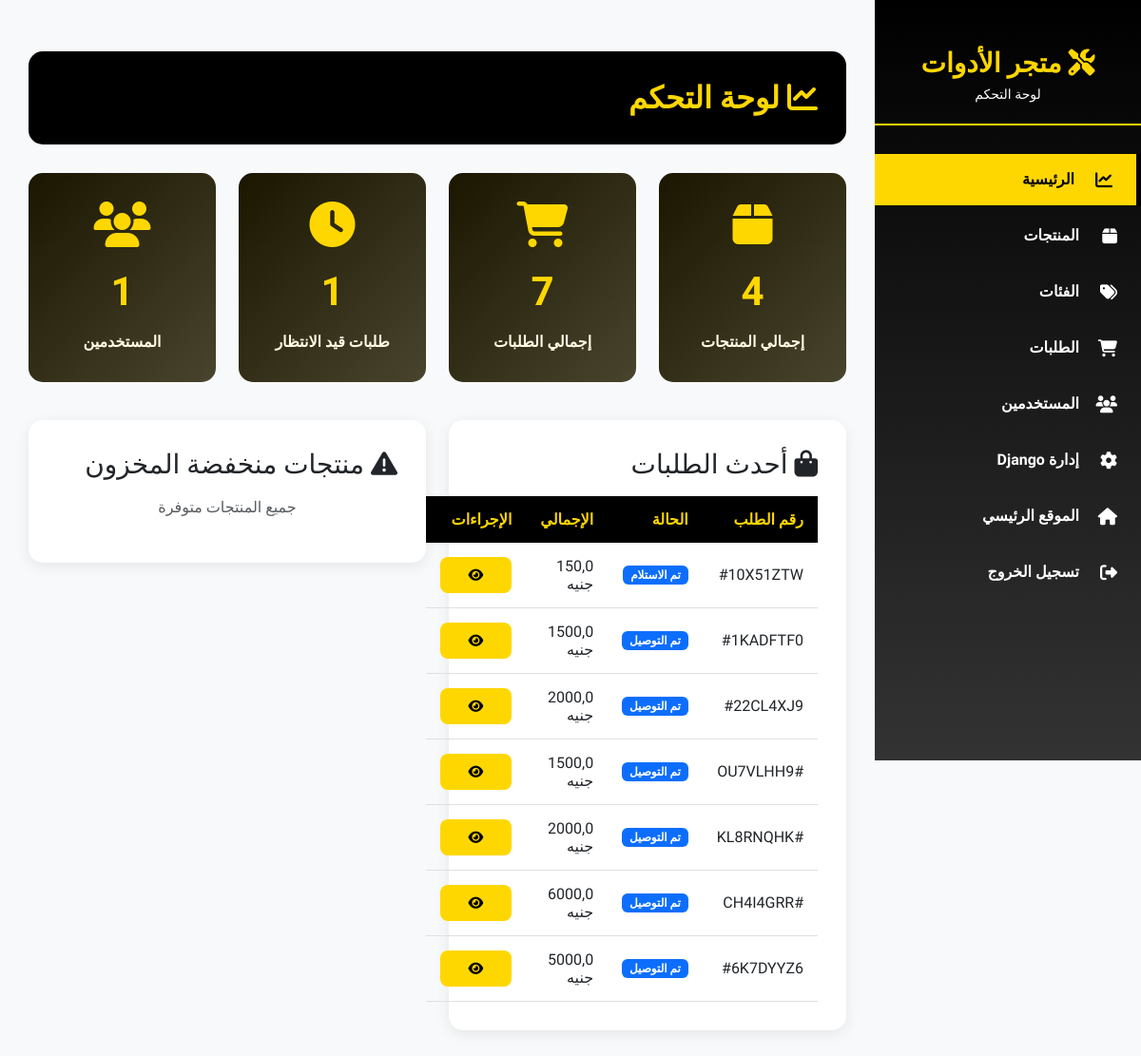
The page /admin-panel/ (signed in) on the database as committed earlier.
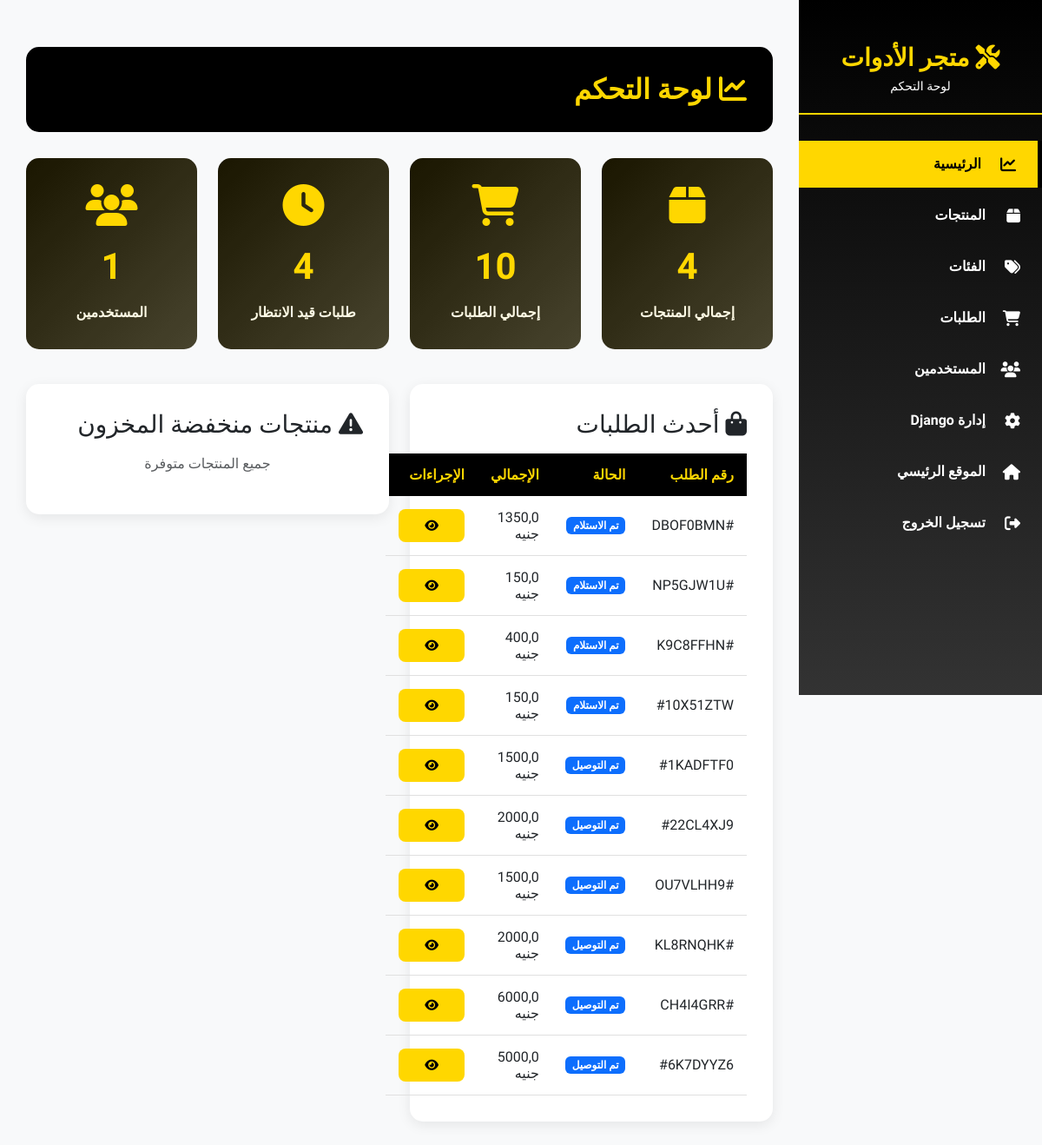
The same page on the database as committed later.
### orders/models.py (models this page shows, shortened)
class Order(models.Model):
    user = models.ForeignKey(CustomUser, related_name='order_owner', on_delete=models.SET_NULL, blank=True, null=True)
    status = models.CharField(choices=ORDER_STATUS, max_length=20, default='Received')
    code = models.CharField(default=generate_code, max_length=20)
    order_time = models.DateTimeField(default=timezone.now)
    delivery_time = models.DateTimeField(blank=True, null=True)  # Fixed spelling
    coupon = models.ForeignKey('Coupon', related_name='order_coupon', on_delete=models.SET_NULL, blank=True, null=True)
    address = models.ForeignKey(OrderAddress, related_name='orders', on_delete=models.SET_NULL, null=True, blank=True)
    subtotal = models.FloatField('المجموع الفرعي', default=0)
    delivery_fee = models.FloatField('رسوم التوصيل', default=0)
    discount = models.FloatField('الخصم', default=0)
    total = models.FloatField('الإجمالي', blank=True, null=True)
    total_with_coupon = models.FloatField(blank=True, null=True)
    class Meta:
        ordering = ['-order_time']

### admin_panel/views.py (the view)
# urls.py: path('', views.admin_dashboard, name='dashboard'),
@admin_required
def admin_dashboard(request):
    total_products = Product.objects.filter(is_active=True).count()
    total_orders = Order.objects.count()
    pending_orders = Order.objects.filter(status='Received').count()
    total_users = CustomUser.objects.count()
    recent_orders = Order.objects.all().order_by('-order_time')[:10]
    low_stock_products = ProductColor.objects.filter(quantity__lt=10).order_by('quantity')[:5]
    current_month = timezone.now().month
    current_year = timezone.now().year
    monthly_revenue = Order.objects.filter(
        order_time__month=current_month,
        order_time__year=current_year
    ).aggregate(total=Sum('total'))['total'] or 0
    context = {
        'total_products': total_products,
        'total_orders': total_orders,
        'pending_orders': pending_orders,
        'total_users': total_users,
        'recent_orders': recent_orders,
        'low_stock_products': low_stock_products,
        'monthly_revenue': monthly_revenue,
    }
    return render(request, 'admin_panel/dashboard.html', context)

### accounts/custom_context_processor.py (called while the page is built)
def custom_user_context(request):
    if request.user.is_authenticated:
        user = request.user
        return {
            'user': user,
        }
    return {}

### orders/cart_context_processor.py (called while the page is built, shortened)
def get_cart_data(request):
    if request.user.is_authenticated:
        cart, created = Cart.objects.get_or_create(user=request.user, status='Inprogress')
        cart_detail = CartDetail.objects.filter(cart=cart)
        return {
            'cart_data': cart,
            'cart_detail_data': cart_detail,
        }

### admin_panel/templates/admin_panel/dashboard.html (shortened to what this page needs)
{% extends 'admin_panel/base.html' %}
{% load i18n %}
{% block content %}
<div class="page-header">
 <h1>
  <i class="fas fa-chart-line">
  </i>
  {% trans "لوحة التحكم" %}
 </h1>
</div>
<div class="row mb-4">
 <div class="col-md-3 mb-3">
  <div class="stat-card">
   <div class="stat-icon">
    <i class="fas fa-box">
    </i>
   </div>
   <div class="stat-value">
    {{ total_products }}
   </div>
   <div class="stat-label">
    {% trans "إجمالي المنتجات" %}
   </div>
  </div>
 </div>
 <div class="col-md-3 mb-3">
  <div class="stat-card">
   <div class="stat-icon">
    <i class="fas fa-shopping-cart">
    </i>
   </div>
   <div class="stat-value">
    {{ total_orders }}
   </div>
   <div class="stat-label">
    {% trans "إجمالي الطلبات" %}
   </div>
  </div>
 </div>
 <div class="col-md-3 mb-3">
  <div class="stat-card">
   <div class="stat-icon">
    <i class="fas fa-clock">
    </i>
   </div>
   <div class="stat-value">
    {{ pending_orders }}
   </div>
   <div class="stat-label">
    {% trans "طلبات قيد الانتظار" %}
   </div>
  </div>
 </div>
 <div class="col-md-3 mb-3">
  <div class="stat-card">
   <div class="stat-icon">
    <i class="fas fa-users">
    </i>
   </div>
   <div class="stat-value">
    {{ total_users }}
   </div>
   <div class="stat-label">
    {% trans "المستخدمين" %}
   </div>
  </div>
 </div>
</div>
<div class="row">
 <div class="col-md-6 mb-4">
  <div class="content-card">
   <h3 class="mb-3">
    <i class="fas fa-shopping-bag">
    </i>
    {% trans "أحدث الطلبات" %}
   </h3>
   {% if recent_orders %}
   <table class="admin-table">
    <thead>
     <tr>
      <th>
       {% trans "رقم الطلب" %}
      </th>
      <th>
       {% trans "الحالة" %}
      </th>
      <th>
       {% trans "الإجمالي" %}
      </th>
      <th>
       {% trans "الإجراءات" %}
      </th>
     </tr>
    </thead>
    <tbody>
     {% for order in recent_orders %}
     <tr>
      <td>
       #{{ order.code }}
      </td>
      <td>
       <span class="badge bg-primary">
        {{ order.get_status_display }}
       </span>
      </td>
      <td>
       {{ order.total }}  {% trans "جنيه" %}
      </td>
      <td>
       <a class="btn btn-sm btn-admin-primary" href="{% url 'admin_panel:order-detail' order.code %}">
        <i class="fas fa-eye">
        </i>
       </a>
      </td>
     </tr>
     {% endfor %}
    </tbody>
   </table>
   {% else %}
   <p class="text-muted text-center">
    {% trans "لا توجد طلبات" %}
   </p>
   {% endif %}
  </div>
 </div>
 <div class="col-md-6 mb-4">
  <div class="content-card">
   <h3 class="mb-3">
    <i class="fas fa-exclamation-triangle">
    </i>
    {% trans "منتجات منخفضة المخزون" %}
   </h3>
   {% if low_stock_products %}
   <table class="admin-table">
    <thead>
     <tr>
      <th>
       {% trans "اسم المنتج" %}
      </th>
      <th>
       {% trans "الكمية" %}
      </th>
      <th>
       {% trans "الإجراءات" %}
      </th>
     </tr>
    </thead>
    <tbody>
    {% for pc in low_stock_products %}
        <tr>
        <td>
        {{ pc.product.name }}
        </td>
        <td>
        <span class="badge bg-danger">
        {{ pc.quantity }}
        </span>
        </td>
        <td>
        <a class="btn btn-sm btn-admin-primary" href="{% url 'admin_panel:product-edit' pc.product.id %}">
        <i class="fas fa-edit"></i>
        </a>
        </td>
        </tr>
    {% endfor %}
    </tbody>
   </table>
   {% else %}
   <p class="text-muted text-center">
    {% trans "جميع المنتجات متوفرة" %}
   </p>
   {% endif %}
  </div>
 </div>
</div>
{% endblock %}

Rows that differ between the two databases and show on the page:
added Order: code "DBOF0BMN", status "تم الاستلام", total "1350,0"
added Order: code "NP5GJW1U", status "تم الاستلام", total "150,0"
added Order: code "K9C8FFHN", status "تم الاستلام", total "400,0"
Other text that changed with them:
{{ total_orders }}: "7" → "10"
{{ pending_orders }}: "1" → "4"
